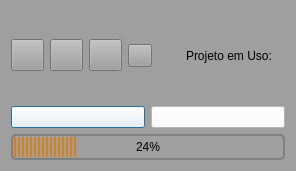
<?xml version="1.0" encoding="UTF-8"?>
<ui version="4.0">
 <class>monografiaDialog</class>
 <widget class="QDialog" name="monografiaDialog">
  <property name="geometry">
   <rect>
    <x>0</x>
    <y>0</y>
    <width>296</width>
    <height>171</height>
   </rect>
  </property>
  <property name="windowTitle">
   <string>Gerador de Monografias</string>
  </property>
  <property name="styleSheet">
   <string notr="true">background-color: rgb(159, 159, 159);
</string>
  </property>
  <layout class="QVBoxLayout" name="verticalLayout">
   <item>
    <layout class="QHBoxLayout" name="horizontalLayout_2">
     <item>
      <widget class="QToolButton" name="newProjectButton">
       <property name="toolTip">
        <string>&lt;html&gt;&lt;head/&gt;&lt;body&gt;&lt;p&gt;Criar novo projeto&lt;/p&gt;&lt;/body&gt;&lt;/html&gt;</string>
       </property>
       <property name="text">
        <string/>
       </property>
       <property name="icon">
        <iconset resource="resources.qrc">
         <normaloff>:/monografia/icons/newProject.png</normaloff>:/monografia/icons/newProject.png</iconset>
       </property>
       <property name="iconSize">
        <size>
         <width>25</width>
         <height>25</height>
        </size>
       </property>
      </widget>
     </item>
     <item>
      <widget class="QToolButton" name="openProjectButton">
       <property name="toolTip">
        <string>&lt;html&gt;&lt;head/&gt;&lt;body&gt;&lt;p&gt;Abrir projeto&lt;/p&gt;&lt;/body&gt;&lt;/html&gt;</string>
       </property>
       <property name="text">
        <string/>
       </property>
       <property name="icon">
        <iconset resource="resources.qrc">
         <normaloff>:/monografia/icons/openProject.png</normaloff>:/monografia/icons/openProject.png</iconset>
       </property>
       <property name="iconSize">
        <size>
         <width>25</width>
         <height>25</height>
        </size>
       </property>
      </widget>
     </item>
     <item>
      <widget class="QToolButton" name="createCsvButton">
       <property name="toolTip">
        <string>&lt;html&gt;&lt;head/&gt;&lt;body&gt;&lt;p&gt;criar CSV&lt;/p&gt;&lt;/body&gt;&lt;/html&gt;</string>
       </property>
       <property name="text">
        <string/>
       </property>
       <property name="icon">
        <iconset resource="resources.qrc">
         <normaloff>:/monografia/icons/createCsv.png</normaloff>:/monografia/icons/createCsv.png</iconset>
       </property>
       <property name="iconSize">
        <size>
         <width>25</width>
         <height>25</height>
        </size>
       </property>
      </widget>
     </item>
     <item>
      <widget class="QToolButton" name="loadImageButton">
       <property name="toolTip">
        <string>&lt;html&gt;&lt;head/&gt;&lt;body&gt;&lt;p&gt;Carregar Símbolo da OM&lt;/p&gt;&lt;/body&gt;&lt;/html&gt;</string>
       </property>
       <property name="styleSheet">
        <string notr="true">image: url(:/monografia/icons/loadImage.png);</string>
       </property>
       <property name="text">
        <string/>
       </property>
      </widget>
     </item>
     <item>
      <spacer name="horizontalSpacer">
       <property name="orientation">
        <enum>Qt::Horizontal</enum>
       </property>
       <property name="sizeHint" stdset="0">
        <size>
         <width>40</width>
         <height>20</height>
        </size>
       </property>
      </spacer>
     </item>
     <item>
      <widget class="QLabel" name="textLabel">
       <property name="styleSheet">
        <string notr="true">font: 63 italic 13pt &quot;Ubuntu&quot;;</string>
       </property>
       <property name="text">
        <string>Projeto em Uso:</string>
       </property>
      </widget>
     </item>
     <item>
      <widget class="QLabel" name="projectLabel">
       <property name="styleSheet">
        <string notr="true">font: 75 italic 12pt &quot;Ubuntu&quot;;</string>
       </property>
       <property name="text">
        <string/>
       </property>
      </widget>
     </item>
    </layout>
   </item>
   <item>
    <layout class="QHBoxLayout" name="horizontalLayout">
     <item>
      <widget class="QPushButton" name="csvButton">
       <property name="toolTip">
        <string>&lt;html&gt;&lt;head/&gt;&lt;body&gt;&lt;p&gt;Selecionar CSV&lt;/p&gt;&lt;/body&gt;&lt;/html&gt;</string>
       </property>
       <property name="styleSheet">
        <string notr="true">background-color: rgb(255, 255, 255);</string>
       </property>
       <property name="text">
        <string/>
       </property>
       <property name="icon">
        <iconset resource="resources.qrc">
         <normaloff>:/monografia/icons/csv.png</normaloff>:/monografia/icons/csv.png</iconset>
       </property>
       <property name="iconSize">
        <size>
         <width>60</width>
         <height>60</height>
        </size>
       </property>
      </widget>
     </item>
     <item>
      <widget class="QPushButton" name="pdfHtmlButton">
       <property name="toolTip">
        <string>&lt;html&gt;&lt;head/&gt;&lt;body&gt;&lt;p&gt;Gerar PDFs e HTMLs&lt;/p&gt;&lt;/body&gt;&lt;/html&gt;</string>
       </property>
       <property name="styleSheet">
        <string notr="true">background-color: rgb(255, 255, 255);</string>
       </property>
       <property name="text">
        <string/>
       </property>
       <property name="icon">
        <iconset resource="resources.qrc">
         <normaloff>:/monografia/icons/pdf.png</normaloff>:/monografia/icons/pdf.png</iconset>
       </property>
       <property name="iconSize">
        <size>
         <width>90</width>
         <height>60</height>
        </size>
       </property>
      </widget>
     </item>
    </layout>
   </item>
   <item>
    <widget class="QProgressBar" name="progressBar">
     <property name="styleSheet">
      <string notr="true">QProgressBar
{
    border: 2px solid grey;
    border-radius: 5px;
    text-align: center;
}
QProgressBar::chunk
{
    background-color: #d7801a;
    width: 2.15px;
    margin: 0.5px;
}</string>
     </property>
     <property name="value">
      <number>24</number>
     </property>
    </widget>
   </item>
  </layout>
 </widget>
 <resources>
  <include location="resources.qrc"/>
 </resources>
 <connections/>
</ui>
